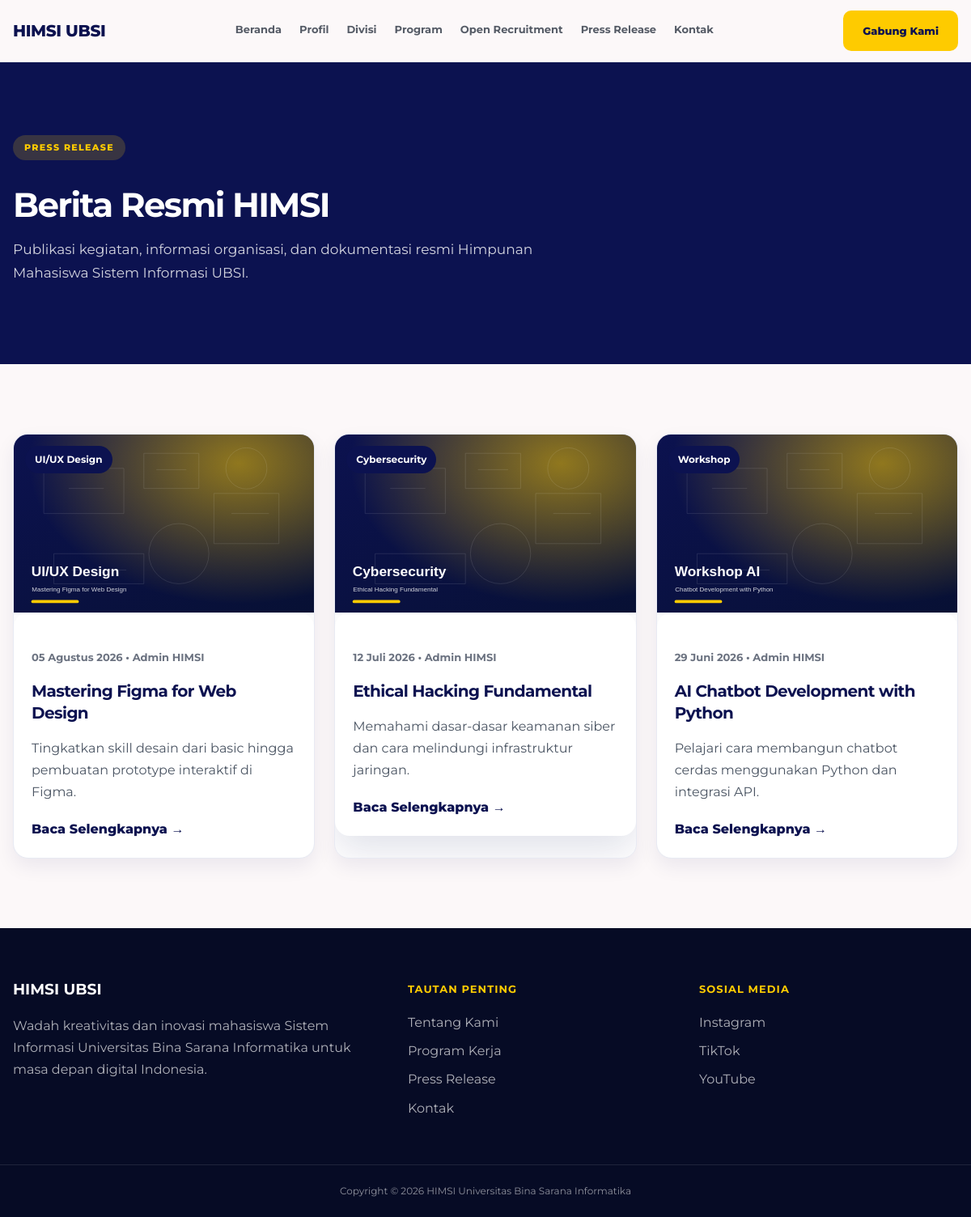
The page /press-release.php on the database its author committed.
### tables this page shows
CREATE TABLE press_releases (
    id INT AUTO_INCREMENT PRIMARY KEY,
    title VARCHAR(200) NOT NULL,
    slug VARCHAR(220) NOT NULL UNIQUE,
    category VARCHAR(100) DEFAULT 'Berita',
    excerpt TEXT,
    content LONGTEXT NOT NULL,
    image VARCHAR(255),
    author VARCHAR(100) DEFAULT 'Admin HIMSI',
    status ENUM('draft', 'published') DEFAULT 'published',
    published_at DATE,
    created_at TIMESTAMP DEFAULT CURRENT_TIMESTAMP,
    updated_at TIMESTAMP DEFAULT CURRENT_TIMESTAMP ON UPDATE CURRENT_TIMESTAMP
);

### includes/functions.php (called while the page is built, shortened)
<?php
function e($value)
{
    return htmlspecialchars((string) $value, ENT_QUOTES, 'UTF-8');
}
function url($path = '')
{
    return BASE_URL . ltrim($path, '/');
}
function asset($path = '')
{
    return url('assets/' . ltrim($path, '/'));
}
function active_menu($pageName, $activePage)
{
    return $pageName === $activePage ? 'active' : '';
}
function excerpt($text, $limit = 140)
{
    $text = strip_tags((string) $text);
    if (strlen($text) <= $limit) {
        return $text;
    }
    return substr($text, 0, $limit) . '...';
}
function format_tanggal($date)
{
    $bulan = [
        1 => 'Januari', 'Februari', 'Maret', 'April', 'Mei', 'Juni',
        'Juli', 'Agustus', 'September', 'Oktober', 'November', 'Desember'
    ];
    $timestamp = strtotime($date);
    return date('d', $timestamp) . ' ' . $bulan[(int) date('m', $timestamp)] . ' ' . date('Y', $timestamp);
}

### press-release.php (the view, shortened to what this page needs)
<?php
require_once __DIR__ . '/config/database.php';
require_once __DIR__ . '/includes/functions.php';
$stmt = $pdo->prepare("SELECT * FROM press_releases WHERE status = 'published' ORDER BY published_at DESC");
$stmt->execute();
$articles = $stmt->fetchAll();
?>
<!DOCTYPE html>
<html lang="id">
<head>
    <?php include __DIR__ . '/includes/header.php'; ?>
</head>
<body>
<?php include __DIR__ . '/includes/navbar.php'; ?>
<main>
    <section class="page-hero">
        <div class="container">
            <span class="section-badge">PRESS RELEASE</span>
            <h1>Berita Resmi HIMSI</h1>
            <p>Publikasi kegiatan, informasi organisasi, dan dokumentasi resmi Himpunan Mahasiswa Sistem Informasi UBSI.</p>
        </div>
    </section>
    <section class="section">
        <div class="container">
            <?php if ($articles): ?>
                <div class="article-grid">
                    <?php foreach ($articles as $article): ?>
                        <article class="article-card">
                            <div class="article-image">
                                <?php if (!empty($article['image'])): ?>
                                    <img src="<?= url('assets/images/uploads/' . $article['image']); ?>" alt="<?= e($article['title']); ?>">
                                <?php else: ?>
                                    <img src="<?= url('assets/images/default/default-news.jpg'); ?>" alt="<?= e($article['title']); ?>">
                                <?php endif; ?>
                                <span class="article-category"><?= e($article['category']); ?></span>
                            </div>
                            <div class="article-content">
                                <div class="article-meta">
                                    <?= e(format_tanggal($article['published_at'])); ?> • <?= e($article['author']); ?>
                                </div>
                                <h2><?= e($article['title']); ?></h2>
                                <p><?= e(excerpt($article['excerpt'], 130)); ?></p>
                                <a class="article-link" href="<?= url('detail-press-release.php?slug=' . $article['slug']); ?>">
                                    Baca Selengkapnya →
                                </a>
                            </div>
                        </article>
                    <?php endforeach; ?>
                </div>
            <?php endif; ?>
        </div>
    </section>
</main>
<?php include __DIR__ . '/includes/footer.php'; ?>
</body>
</html>

### includes/header.php (shortened to what this page needs)
<?php
if (!isset($activePage)) {
    $activePage = '';
}
?>
<!DOCTYPE html>
<html lang="id">
<head>
    <link rel="stylesheet" href="<?= asset('css/style.css'); ?>">
</head>
<body>

### includes/navbar.php (shortened to what this page needs)
<header class="site-header">
    <nav class="navbar container">
        <a href="<?= url('index.php'); ?>" class="brand">HIMSI UBSI</a>
        <div class="nav-menu" id="navMenu">
            <a class="<?= active_menu('beranda', $activePage); ?>" href="<?= url('index.php'); ?>">Beranda</a>
            <a class="<?= active_menu('profil', $activePage); ?>" href="<?= url('profil.php'); ?>">Profil</a>
            <a class="<?= active_menu('divisi', $activePage); ?>" href="<?= url('divisi.php'); ?>">Divisi</a>
            <a class="<?= active_menu('program', $activePage); ?>" href="<?= url('program.php'); ?>">Program</a>
            <a class="<?= active_menu('open-recruitment', $activePage); ?>" href="<?= url('open-recruitment.php'); ?>">Open Recruitment</a>
            <a class="<?= active_menu('press-release', $activePage); ?>" href="<?= url('press-release.php'); ?>">Press Release</a>
            <a class="<?= active_menu('kontak', $activePage); ?>" href="<?= url('kontak.php'); ?>">Kontak</a>
        </div>
        <a class="btn btn-primary nav-cta" href="<?= url('open-recruitment.php'); ?>">Gabung Kami</a>
    </nav>
</header>

### includes/footer.php (shortened to what this page needs)
<footer class="footer">
    <div class="container footer-grid">
        <div>
            <h3>HIMSI UBSI</h3>
            <p>Wadah kreativitas dan inovasi mahasiswa Sistem Informasi Universitas Bina Sarana Informatika untuk masa depan digital Indonesia.</p>
        </div>
        <div>
            <h4>Tautan Penting</h4>
            <a href="<?= url('profil.php'); ?>">Tentang Kami</a>
            <a href="<?= url('program.php'); ?>">Program Kerja</a>
            <a href="<?= url('press-release.php'); ?>">Press Release</a>
            <a href="<?= url('kontak.php'); ?>">Kontak</a>
        </div>
        <div>
            <h4>Sosial Media</h4>
            <a href="#">Instagram</a>
            <a href="#">TikTok</a>
            <a href="#">YouTube</a>
        </div>
    </div>
    <div class="footer-bottom">
        Copyright © <?= date('Y'); ?> HIMSI Universitas Bina Sarana Informatika
    </div>
</footer>
</body>
</html>

### assets/css/style.css (style rules this page uses)
:root { --primary: #0c1250; --primary-dark: #070b2f; --secondary: #fecb00; --secondary-dark: #745b00; --surface: #fcf8f9; --surface-low: #f6f3f4; --surface-high: #e5e2e3; --white: #ffffff; --text: #1b1b1c; --muted: #555b66; --border: #d8d8df; --shadow: 0 18px 45px rgba(12, 18, 80, 0.12); --radius: 18px; --container: 1180px; }
* { box-sizing: border-box; }
html { scroll-behavior: smooth; }
body { margin: 0; font-family: 'Montserrat', Arial, sans-serif; color: var(--text); background: var(--surface); line-height: 1.7; }
a { color: inherit; text-decoration: none; }
img { max-width: 100%; display: block; }
.container { width: min(100% - 32px, var(--container)); margin: 0 auto; }
.site-header { position: sticky; top: 0; z-index: 50; background: rgba(252, 248, 249, 0.94); backdrop-filter: blur(14px); border-bottom: 1px solid rgba(216, 216, 223, 0.7); }
.navbar { height: 76px; display: flex; align-items: center; justify-content: space-between; gap: 24px; }
.brand { font-weight: 800; color: var(--primary); font-size: 20px; letter-spacing: -0.02em; }
.nav-menu { display: flex; align-items: center; gap: 22px; font-size: 13px; font-weight: 700; color: var(--muted); }
.nav-menu a { padding: 8px 0; border-bottom: 3px solid transparent; }
.btn { display: inline-flex; align-items: center; justify-content: center; min-height: 44px; padding: 12px 22px; border-radius: 10px; font-size: 13px; font-weight: 800; transition: 0.2s ease; border: 2px solid transparent; }
.btn-primary { background: var(--secondary); color: var(--primary); }
.hero h1, .page-hero h1 { margin: 0 0 20px; font-size: clamp(36px, 6vw, 60px); line-height: 1.08; letter-spacing: -0.04em; }
.hero p, .page-hero p { max-width: 680px; color: rgba(255, 255, 255, 0.86); font-size: 17px; margin: 0 0 28px; }
.section { padding: 86px 0; }
h2 { color: var(--primary); font-size: clamp(28px, 4vw, 40px); line-height: 1.2; margin: 18px 0 18px; letter-spacing: -0.03em; }
h3 { color: var(--primary); line-height: 1.3; }
p { color: var(--muted); }
.footer { background: #060b25; color: var(--white); padding-top: 64px; }
.footer-grid { display: grid; grid-template-columns: 1.4fr 1fr 1fr; gap: 40px; }
.footer h3, .footer h4 { color: var(--white); margin-top: 0; }
.footer h4 { color: var(--secondary); text-transform: uppercase; font-size: 13px; letter-spacing: 0.08em; }
.footer p, .footer a { color: rgba(255, 255, 255, 0.68); }
.footer a { display: block; margin: 8px 0; }
.footer-bottom { margin-top: 48px; padding: 22px 16px; text-align: center; border-top: 1px solid rgba(255, 255, 255, 0.1); color: rgba(255, 255, 255, 0.55); font-size: 12px; }
.page-hero { background: linear-gradient(135deg, var(--primary), var(--primary-dark)); color: var(--white); padding: 92px 0; }
.article-meta { display: flex; flex-wrap: wrap; gap: 10px; margin: 22px 0; color: var(--muted); font-size: 13px; font-weight: 700; }
.article-content { background: var(--white); border-radius: var(--radius); padding: 28px; box-shadow: var(--shadow); color: var(--text); }
.page-hero, .article-detail-hero { background:#0c1250; color:#fff; padding:90px 0 70px; }
.page-hero h1, .article-detail-hero h1 { font-size:42px; line-height:1.2; margin:16px 0; max-width:850px; }
.page-hero p, .article-detail-hero p { max-width:720px; color:rgba(255,255,255,.82); }
.article-grid { display:grid; grid-template-columns:repeat(3, 1fr); gap:24px; }
.article-card { background:#fff; border-radius:18px; overflow:hidden; border:1px solid #e8eaf3; box-shadow:0 10px 24px rgba(12,18,80,.07); transition:.2s ease; }
.article-image { position:relative; height:220px; overflow:hidden; }
.article-image img { width:100%; height:100%; object-fit:cover; }
.article-category { position:absolute; top:14px; left:14px; background:#0c1250; color:#fff; border-radius:999px; padding:7px 12px; font-size:12px; font-weight:700; }
.article-content { padding:22px; }
.article-meta { color:#6b7280; font-size:13px; margin-bottom:10px; }
.article-content h2 { color:#0c1250; font-size:20px; line-height:1.35; margin-bottom:10px; }
.article-content p { color:#4b5563; line-height:1.7; margin-bottom:18px; }
.article-link { color:#0c1250; font-weight:800; text-decoration:none; }
.section-badge { display:inline-flex; align-items:center; background:rgba(254,203,0,.18); color:#fecb00; border-radius:999px; padding:6px 14px; font-size:11px; font-weight:800; letter-spacing:.12em; text-transform:uppercase; margin-bottom:14px; }

### rows shown on the page
press_releases: image (picture), category "UI/UX Design", published_at "05 Agustus 2026", author "Admin HIMSI", title "Mastering Figma for Web Design", excerpt "Tingkatkan skill desain dari basic hingga pembuatan prototype interaktif di Figma."
press_releases: image (picture), category "Cybersecurity", published_at "12 Juli 2026", author "Admin HIMSI", title "Ethical Hacking Fundamental", excerpt "Memahami dasar-dasar keamanan siber dan cara melindungi infrastruktur jaringan."
press_releases: image (picture), category "Workshop", published_at "29 Juni 2026", author "Admin HIMSI", title "AI Chatbot Development with Python", excerpt "Pelajari cara membangun chatbot cerdas menggunakan Python dan integrasi API."
